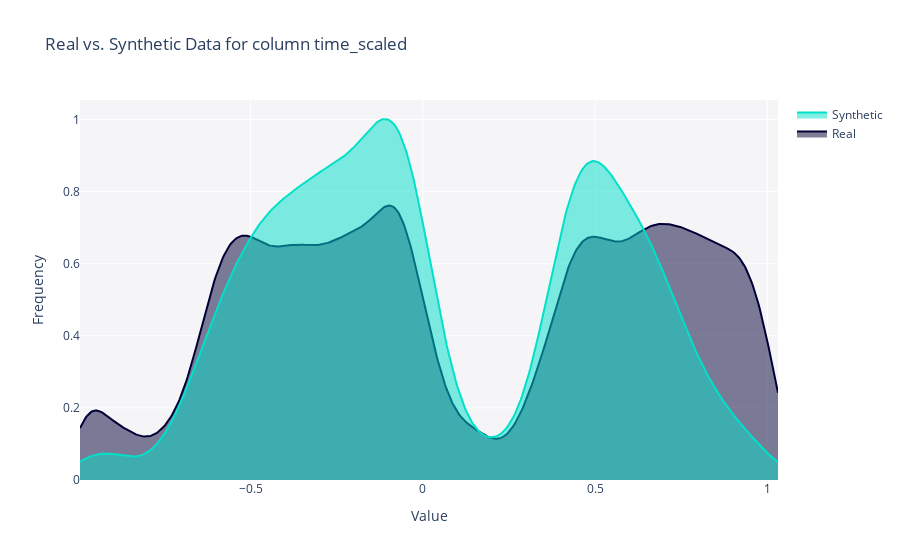

Here is the notebook cell this chart was saved with:
### Code cell
from sdv.evaluation.single_table import get_column_plot

fig = get_column_plot(
    real_data=df,
    synthetic_data=tvae_df,
    column_name='time_scaled',
    metadata=metadata
)
    
fig.show()

### Figure 1 — Plotly figure (JSON) as saved in the notebook; plotly's stock layout.template omitted (floating-point values rounded to 4 significant figures; data arrays with more than 128 entries replaced by an {"elided": "..."} marker saying what was removed)
{"data": [{"fill": "tozeroy", "hovertemplate": "<b>Real</b><br>Value: %{x}<br>Frequency: %{y}<extra></extra>", "legendgroup": "Real", "marker": {"color": "#000036"}, "mode": "lines", "name": "Real", "showlegend": true, "type": "scatter", "x": {"elided": "500 float values"}, "xaxis": "x", "y": {"elided": "500 float values"}, "yaxis": "y"}, {"fill": "tozeroy", "hovertemplate": "<b>Synthetic</b><br>Value: %{x}<br>Frequency: %{y}<extra></extra>", "legendgroup": "Synthetic", "marker": {"color": "#01E0C9"}, "mode": "lines", "name": "Synthetic", "showlegend": true, "type": "scatter", "x": {"elided": "500 float values"}, "xaxis": "x", "y": {"elided": "500 float values"}, "yaxis": "y"}], "layout": {"barmode": "overlay", "hovermode": "closest", "legend": {"traceorder": "reversed"}, "plot_bgcolor": "#F5F5F8", "title": {"text": "Real vs. Synthetic Data for column time_scaled"}, "xaxis": {"anchor": "y2", "domain": [0, 1], "title": {"text": "Value"}, "zeroline": false}, "yaxis": {"anchor": "free", "domain": [0, 1], "position": 0, "title": {"text": "Frequency"}}}}
